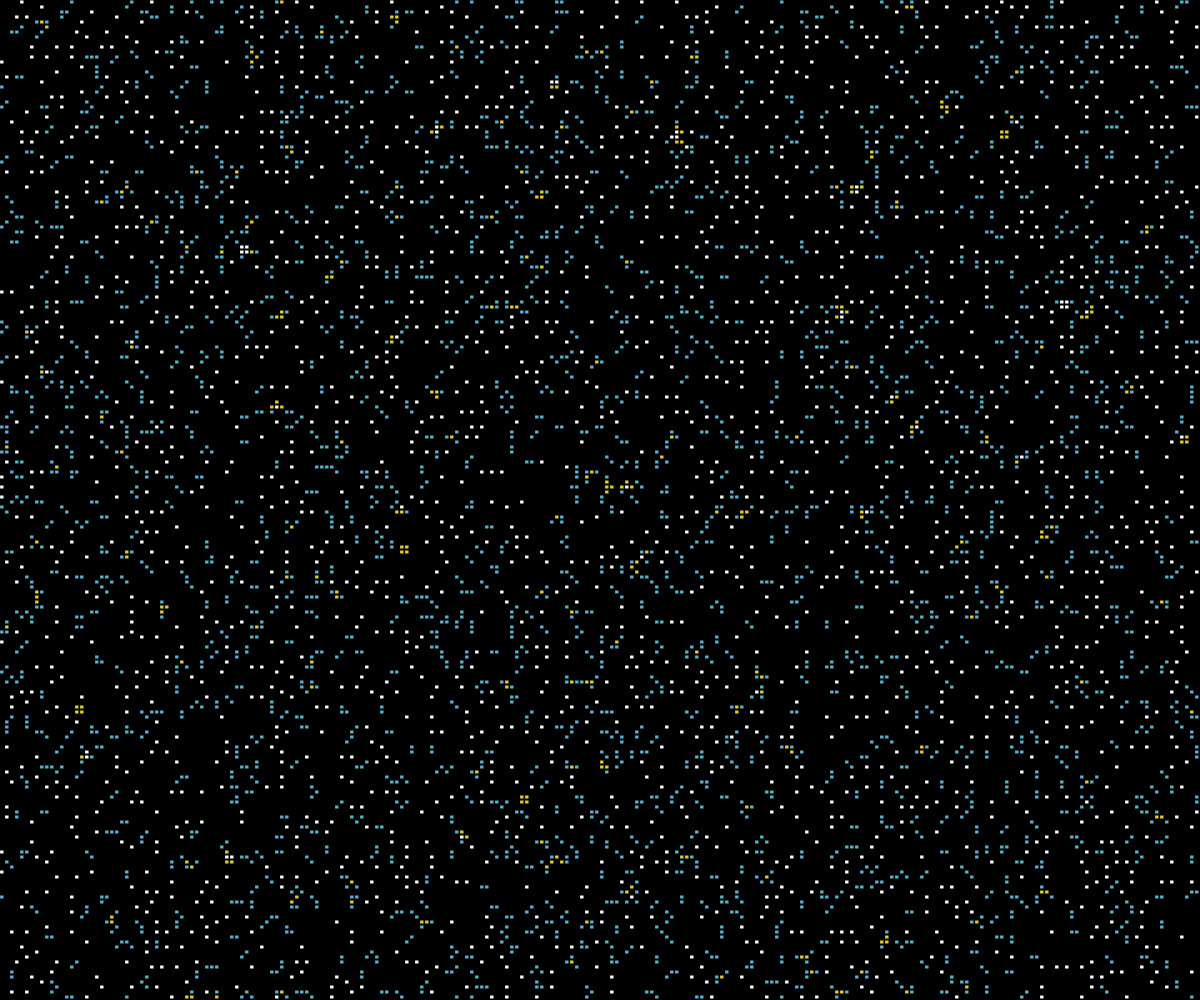
Frame 1 (no input)
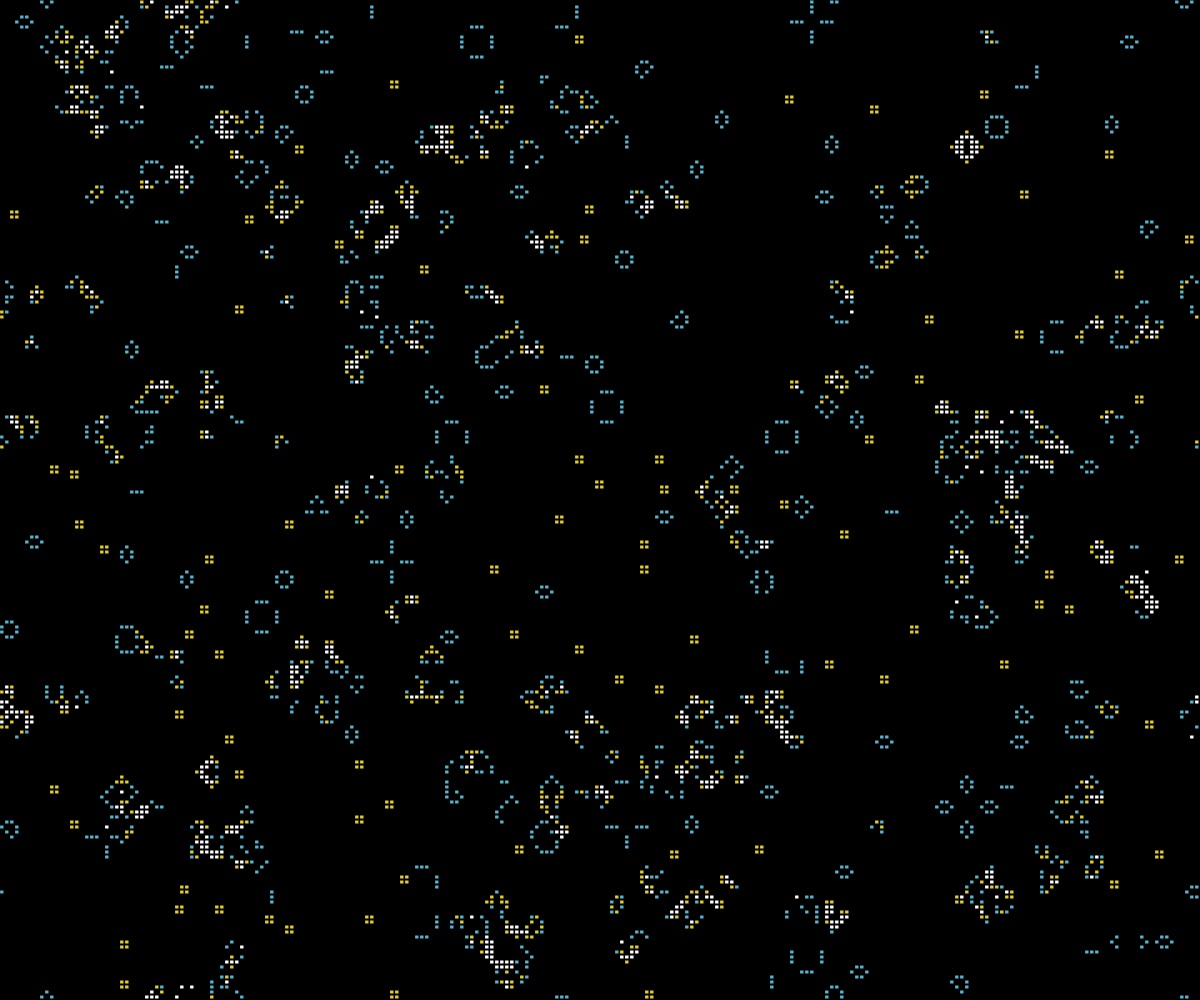
Frame 60 (no input)
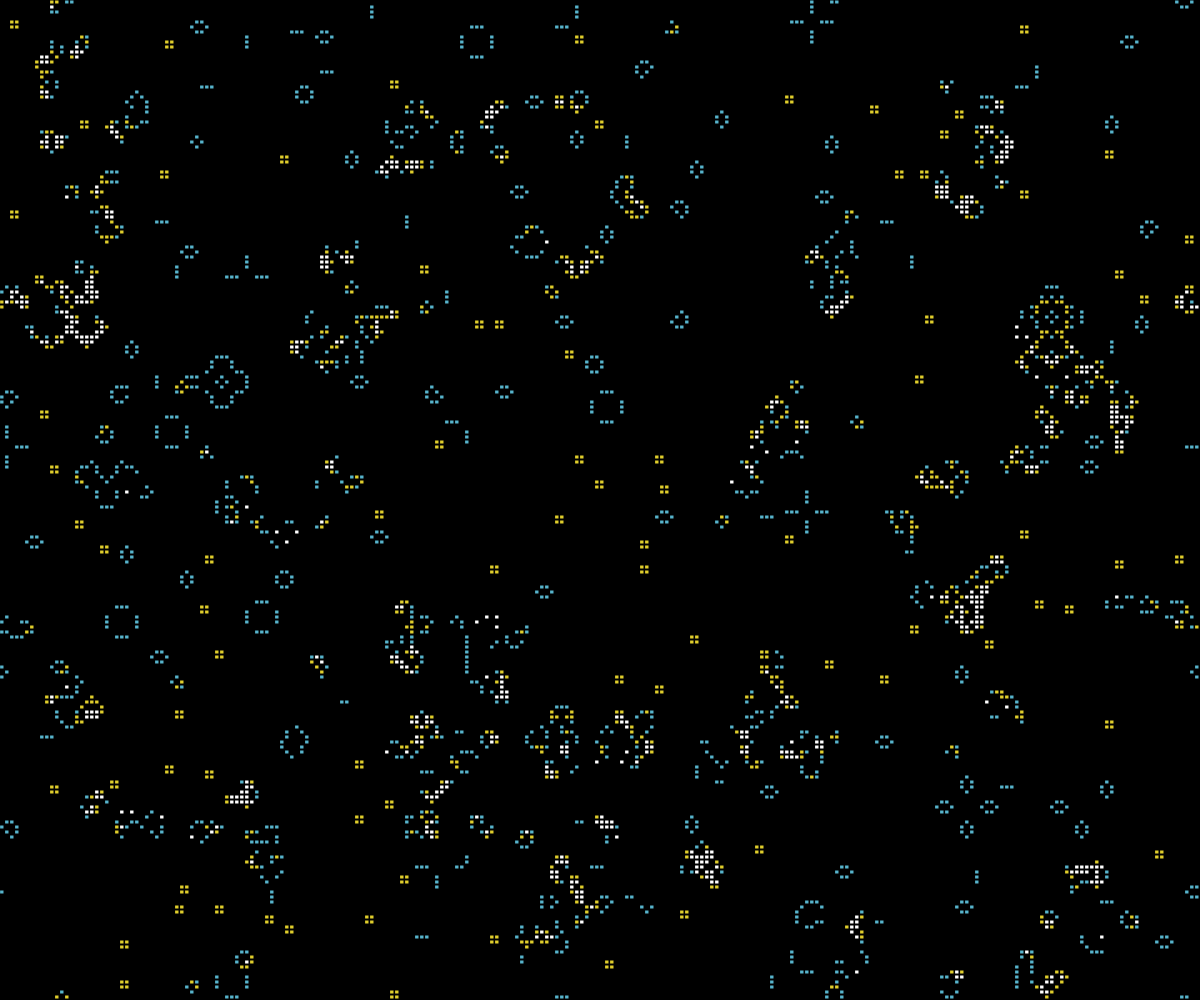
Frame 120 (the mouse pressed at the canvas centre since frame 60)

The p5.js sketch that drew these frames (run headless with seeded random() and noise() and a simulated clock; from frame 60 on, the mouse is pressed at the canvas centre):

// p5.js sketch
// ── sketch.js
let cellSize = 5;

//guarda as matrizes
let matrix;
let matrixAux1 = [];

// Variavel para guardar a quantidade de celulas na vertical e horizontal
let tamX;
let tamY;

let gen = 0;

let geracoes = 0;
function setup() {
    frameRate();

    createCanvas(windowWidth, windowHeight);

    //Pega a quantidade do grid
    tamX = int(width/cellSize);
    tamY = int(height/cellSize);
    
    //matrix principal
    matrix = make2DArray(tamX,tamY);
    
    //preenchendo a matriz principal
    for (let i = 0; i < tamX; i++) {
        for (let j = 0; j < tamY; j++) {
            let num = int(random(1,10));
            if(num < 2){
                matrix[i][j] =1;
            }else{
                matrix[i][j] =0
            }
    
        }
    }
}


function draw() {
    background(0);
    
    drawMatrix(matrix);

    if (gen == 0){
        matrixAux1 = JSON.stringify(matrix);
        //console.log("copia da matrix original")
    }

     //cria a matrix para a proxima geração
     let proxMatrix = make2DArray(tamX,tamY);

    // Faz a analise e gera a proxima geração
    for (let x = 0; x < tamX; x++) { //para cada X
        for (let y = 0; y < tamY; y++) { // Para cada Y dentro de X
        let estado = matrix[x][y];
        // Count live neighbors!
        let vizinhos = countNeighbors(matrix, x, y);

        if (estado == 0 && vizinhos == 3) {
            proxMatrix[x][y] = 1;
        } else if (estado == 1 && (vizinhos < 2 || vizinhos > 3)) {
            proxMatrix[x][y] = 0;
        } else {
            proxMatrix[x][y] = estado;
        }

        }
    }

    if(gen == 1){
        //console.log("Verificar")
        //console.log(matrixAux1==JSON.stringify(proxMatrix))
        if(matrixAux1==JSON.stringify(proxMatrix)){
            textSize(16);
            fill(148, 255, 0)
            text("Gerações: "+geracoes,10,30)
            noLoop();
        }
    }

    //Depois da análise torna a matrix principal
    matrix = proxMatrix;
    gen ++;
    gen = gen%2
    geracoes ++;
}


function drawMatrix(matrix) {
   for (let x = 0; x < tamX; x++) {
    for (let y = 0; y < tamY; y++) {
      let px = x * cellSize;
      let py = y * cellSize;

      if (matrix[x][y] == 1) {
        stroke(0);
        /*=====*/
        let vizinhos = countNeighbors(matrix,x,y);
        if(vizinhos == 3 ){
            fill(224, 206, 44)
        }else if(vizinhos >=  1 && vizinhos <  3){
            fill(87, 180, 204)
        }else{
            fill(255);
        }
        /*=====*/
        rect(px, py, cellSize - 1, cellSize - 1);
      }
    }
  }
}

//pego do Dan
function countNeighbors(grid, x, y) {
    let sum = 0;
    for (let i = -1; i < 2; i++) {
      for (let j = -1; j < 2; j++) {
        let col = (x + i + tamX) % tamX;
        let row = (y + j + tamY) % tamY;
        sum += grid[col][row];
      }
    }
    sum -= grid[x][y];
    return sum;
}

function make2DArray(cols, rows) {
    let arr = new Array(cols);
    for (let i = 0; i < arr.length; i++) {
      arr[i] = new Array(rows);
    }
    return arr;
}
